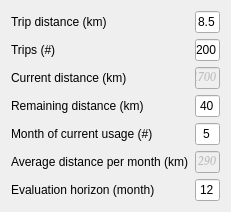
   <widget class="QWidget" name="gridLayoutWidget_5">
    <property name="geometry">
     <rect>
      <x>40</x>
      <y>140</y>
      <width>231</width>
      <height>180</height>
     </rect>
    </property>
    <layout class="QGridLayout" name="gridLayout_5">
     <item row="10" column="0">
      <widget class="QLabel" name="HorizontLabel">
       <property name="text">
        <string>Evaluation horizon (month)</string>
       </property>
      </widget>
     </item>
     <item row="7" column="2">
      <widget class="QLineEdit" name="monthusageValue">
       <property name="text">
        <string>5</string>
       </property>
       <property name="alignment">
        <set>Qt::AlignCenter</set>
       </property>
      </widget>
     </item>
     <item row="3" column="2">
      <widget class="QLineEdit" name="tripsValue">
       <property name="text">
        <string>200</string>
       </property>
       <property name="alignment">
        <set>Qt::AlignCenter</set>
       </property>
      </widget>
     </item>
     <item row="7" column="0">
      <widget class="QLabel" name="monthusageLabel">
       <property name="text">
        <string>Month of current usage (#)</string>
       </property>
      </widget>
     </item>
     <item row="5" column="2">
      <widget class="QLineEdit" name="currentdistanceCheck">
       <property name="enabled">
        <bool>false</bool>
       </property>
       <property name="font">
        <font>
         <family>Palatino Linotype</family>
         <italic>true</italic>
        </font>
       </property>
       <property name="text">
        <string>1700</string>
       </property>
       <property name="alignment">
        <set>Qt::AlignCenter</set>
       </property>
      </widget>
     </item>
     <item row="6" column="2">
      <widget class="QLineEdit" name="remainingdistanceValue">
       <property name="text">
        <string>40</string>
       </property>
       <property name="alignment">
        <set>Qt::AlignCenter</set>
       </property>
      </widget>
     </item>
     <item row="8" column="2">
      <widget class="QLineEdit" name="monthlydistanceCheck">
       <property name="enabled">
        <bool>false</bool>
       </property>
       <property name="font">
        <font>
         <family>Palatino Linotype</family>
         <italic>true</italic>
        </font>
       </property>
       <property name="contextMenuPolicy">
        <enum>Qt::NoContextMenu</enum>
       </property>
       <property name="autoFillBackground">
        <bool>false</bool>
       </property>
       <property name="text">
        <string>290</string>
       </property>
       <property name="alignment">
        <set>Qt::AlignCenter</set>
       </property>
      </widget>
     </item>
     <item row="2" column="0">
      <widget class="QLabel" name="tripdistanceLabel">
       <property name="text">
        <string>Trip distance (km)</string>
       </property>
      </widget>
     </item>
     <item row="5" column="0">
      <widget class="QLabel" name="currentdistanceLabel">
       <property name="text">
        <string>Current distance (km)</string>
       </property>
      </widget>
     </item>
     <item row="6" column="0">
      <widget class="QLabel" name="remainingdistanceLabel">
       <property name="text">
        <string>Remaining distance (km)</string>
       </property>
      </widget>
     </item>
     <item row="2" column="2">
      <widget class="QLineEdit" name="tripdistanceValue">
       <property name="text">
        <string>8.5</string>
       </property>
       <property name="alignment">
        <set>Qt::AlignCenter</set>
       </property>
      </widget>
     </item>
     <item row="3" column="0">
      <widget class="QLabel" name="tripsLabel">
       <property name="text">
        <string>Trips (#)</string>
       </property>
      </widget>
     </item>
     <item row="8" column="0">
      <widget class="QLabel" name="monthlydistanceLabel">
       <property name="text">
        <string>Average distance per month (km)</string>
       </property>
      </widget>
     </item>
     <item row="10" column="2">
      <widget class="QLineEdit" name="HorizontValue">
       <property name="text">
        <string>12</string>
       </property>
       <property name="alignment">
        <set>Qt::AlignCenter</set>
       </property>
      </widget>
     </item>
    </layout>
   </widget>
